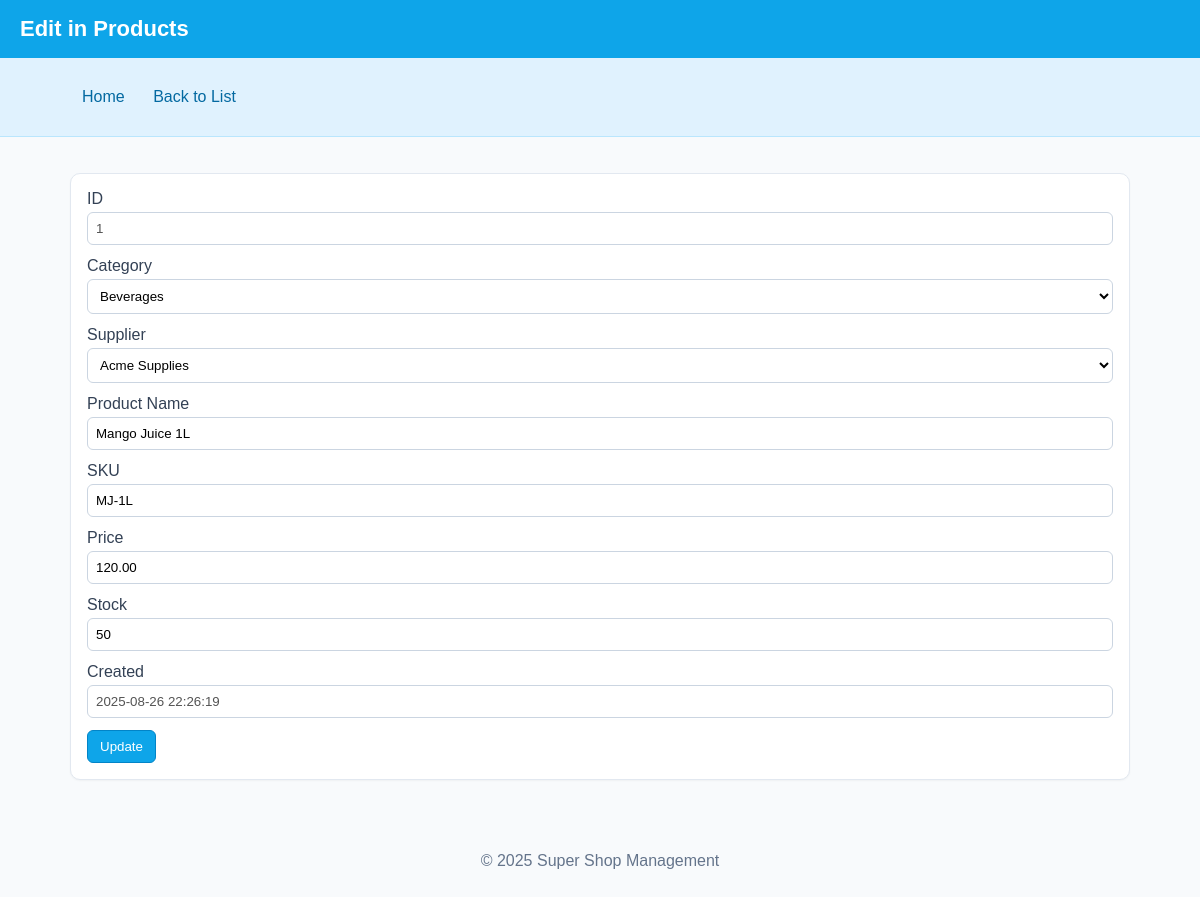
The page /tables/products/edit.php?id=1 on the database its author committed.
### tables this page shows
CREATE TABLE products (
  product_id INT AUTO_INCREMENT PRIMARY KEY,
  category_id INT NOT NULL,
  supplier_id INT NULL,
  name VARCHAR(150) NOT NULL,
  sku VARCHAR(100) UNIQUE NULL,
  price DECIMAL(10,2) NOT NULL,
  stock INT NOT NULL DEFAULT 0,
  created_at DATETIME NOT NULL DEFAULT CURRENT_TIMESTAMP,
  CONSTRAINT fk_products_category
    FOREIGN KEY (category_id) REFERENCES categories(category_id)
    ON UPDATE CASCADE ON DELETE RESTRICT,
  CONSTRAINT fk_products_supplier
    FOREIGN KEY (supplier_id) REFERENCES suppliers(supplier_id)
    ON UPDATE CASCADE ON DELETE SET NULL
);

### tables/products/edit.php (called while the page is built)
<?php
require_once __DIR__ . '/config.php';
require_once __DIR__ . '/../../crud/edit.php';
?>

### tables/products/config.php (called while the page is built)
<?php
$table = 'products';
$primary_key = 'product_id';
$fields = [
  'product_id'  => ['type'=>'int','auto_increment'=>true,'primary'=>true],
  'category_id' => [
    'type'=>'int','required'=>true,
    'foreign'=>['table'=>'categories','col'=>'category_id','ref_label'=>'name']
  ],
  'supplier_id' => [
    'type'=>'int','required'=>false,'nullable'=>true,
    'foreign'=>['table'=>'suppliers','col'=>'supplier_id','ref_label'=>'name']
  ],
  'name'        => ['type'=>'varchar','required'=>true],
  'sku'         => ['type'=>'varchar','required'=>false,'nullable'=>true],
  'price'       => ['type'=>'decimal','required'=>true],
  'stock'       => ['type'=>'int','required'=>true],
  'created_at'  => ['type'=>'datetime','auto'=>true],
];
$labels = [
  'product_id'  => 'ID',
  'category_id' => 'Category',
  'supplier_id' => 'Supplier',
  'name'        => 'Product Name',
  'sku'         => 'SKU',
  'price'       => 'Price',
  'stock'       => 'Stock',
  'created_at'  => 'Created',
];
?>

### crud/edit.php (the view, shortened to what this page needs)
<?php
require_once __DIR__ . '/../config/db_connect.php';
$id = $_GET['id'] ?? null;
$stmt = $pdo->prepare("SELECT * FROM {$table} WHERE {$primary_key} = :id");
$stmt->execute([':id' => $id]);
$existing = $stmt->fetch();
function fetch_fk_options($pdo, $fk) {
  $t = $fk['table']; $col = $fk['col']; $label = $fk['ref_label'];
  $stmt = $pdo->query("SELECT {$col} as id, {$label} as label FROM {$t} ORDER BY {$label} ASC");
  return $stmt->fetchAll();
}
function render_header($title) {
  echo '<!doctype html><html><head><meta charset="utf-8"><meta name="viewport" content="width=device-width, initial-scale=1"><title>'
    . htmlspecialchars($title) . '</title><link rel="stylesheet" href="../../assets/style.css"></head><body>';
  echo '<div class="header"><h1>' . htmlspecialchars($title) . '</h1></div>';
  echo '<div class="nav"><div class="container"><a href="../../index.php">Home</a> <a href="list.php">Back to List</a></div></div>';
  echo '<div class="container"><div class="card">';
}
function render_footer() {
  echo '</div></div><div class="footer"><p>&copy; ' . date('Y') . ' Super Shop Management</p></div></body></html>';
}
render_header("Edit in " . ucfirst($table));
echo '<form method="post">';
foreach ($fields as $name => $meta) {
  $label = $labels[$name] ?? $name;
  if (!empty($meta['auto_increment']) || !empty($meta['auto']) || !empty($meta['primary'])) {
    echo '<div class="form-row"><label>'.htmlspecialchars($label).'</label>';
    echo '<input type="text" value="'.htmlspecialchars((string)$existing[$name]).'" disabled />';
    echo '</div>';
    continue;
  }
  $type = $meta['type'] ?? 'varchar';
  $input = $meta['input'] ?? null;
  $required = !empty($meta['required']) ? 'required' : '';
  $current = $existing[$name] ?? '';
  echo '<div class="form-row"><label for="'.htmlspecialchars($name).'">'.htmlspecialchars($label).'</label>';
  if (!empty($meta['foreign'])) {
    $opts = fetch_fk_options($pdo, $meta['foreign']);
    echo '<select name="'.htmlspecialchars($name).'" id="'.htmlspecialchars($name).'" '.$required.'>';
    foreach ($opts as $opt) {
      $sel = ($opt['id'] == $current) ? 'selected' : '';
      echo '<option '.$sel.' value="'.htmlspecialchars($opt['id']).'">'.htmlspecialchars($opt['label']).'</option>';
    }
    echo '</select>';
  } else if ($type === 'text') {
    echo '<textarea name="'.htmlspecialchars($name).'" id="'.htmlspecialchars($name).'" rows="4">'.htmlspecialchars((string)$current).'</textarea>';
  } else if ($type === 'int' || $type === 'decimal') {
    $step = $type === 'decimal' ? '0.01' : '1';
    echo '<input type="number" step="'.$step.'" name="'.htmlspecialchars($name).'" id="'.htmlspecialchars($name).'" value="'.htmlspecialchars((string)$current).'" '.$required.' />';
  } else if ($type === 'date') {
    echo '<input type="date" name="'.htmlspecialchars($name).'" id="'.htmlspecialchars($name).'" value="'.htmlspecialchars((string)$current).'" '.$required.' />';
  } else if ($input === 'password') {
    echo '<input type="password" name="'.htmlspecialchars($name).'" id="'.htmlspecialchars($name).'" placeholder="Leave blank to keep unchanged" />';
  } else {
    echo '<input type="text" name="'.htmlspecialchars($name).'" id="'.htmlspecialchars($name).'" value="'.htmlspecialchars((string)$current).'" '.$required.' />';
  }
  echo '</div>';
}
echo '<button class="btn primary" type="submit">Update</button>';
echo '</form>';
render_footer();

### assets/style.css (style rules this page uses)
* { box-sizing: border-box; }
body { font-family: Arial, Helvetica, sans-serif; margin: 0; background:#f8fafc; color:#0f172a; }
a { text-decoration: none; }
.container { max-width: 1100px; margin: 0 auto; padding: 20px; }
.header { background:#0ea5e9; color:white; padding:16px 20px; }
.header h1 { margin:0; font-size: 22px; }
.nav { background:#e0f2fe; border-bottom:1px solid #bae6fd; }
.nav a { display:inline-block; padding:10px 12px; color:#0369a1; }
.card { background:white; border:1px solid #e2e8f0; border-radius:10px; padding:16px; margin:16px 0; box-shadow: 0 1px 2px rgba(0,0,0,0.04); }
.btn { display:inline-block; padding:8px 12px; border-radius:6px; border:1px solid #cbd5e1; background:#fff; color:#0f172a; }
.btn.primary { background:#0ea5e9; color:white; border-color:#0284c7; }
.form-row { margin-bottom:12px; }
.form-row label { display:block; margin-bottom:4px; color:#334155; }
.form-row input, .form-row select, .form-row textarea { width:100%; padding:8px; border:1px solid #cbd5e1; border-radius:6px; background:white; }
.footer { text-align:center; color:#64748b; padding:20px; }

### rows shown on the page
products: product_id "1", name "Mango Juice 1L", sku "MJ-1L", price "120.00", stock "50", created_at "2025-08-26 22:26:19"

### other values the page prints
$title "Edit in Products"
$label "ID"
$label "Category"
$label "Supplier"
$label "Product Name"
$label "SKU"
$label "Price"
$label "Stock"
$label "Created"
form field category_id "Beverages"
form field supplier_id "Acme Supplies"
